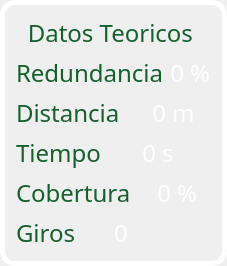
                  <widget class="QFrame" name="frame_8">
                   <property name="styleSheet">
                    <string notr="true">QFrame{
	border: 5px solid rgb(255, 255, 255);
	border-radius: 15px;
	color: rgb(186, 189, 182);
}
QFrame:hover{
  border: 5px solid #f9aa33;
}</string>
                   </property>
                   <property name="frameShape">
                    <enum>QFrame::StyledPanel</enum>
                   </property>
                   <property name="frameShadow">
                    <enum>QFrame::Raised</enum>
                   </property>
                   <layout class="QVBoxLayout" name="verticalLayout_6">
                    <item>
                     <widget class="QLabel" name="label_Datos_teoricos">
                      <property name="sizePolicy">
                       <sizepolicy hsizetype="Preferred" vsizetype="Preferred">
                        <horstretch>0</horstretch>
                        <verstretch>0</verstretch>
                       </sizepolicy>
                      </property>
                      <property name="font">
                       <font>
                        <family>Uroob</family>
                        <pointsize>18</pointsize>
                       </font>
                      </property>
                      <property name="styleSheet">
                       <string notr="true">border:none;
color: rgb(20, 97, 44);</string>
                      </property>
                      <property name="text">
                       <string>Datos Teoricos </string>
                      </property>
                      <property name="alignment">
                       <set>Qt::AlignCenter</set>
                      </property>
                     </widget>
                    </item>
                    <item>
                     <widget class="QFrame" name="frame_6">
                      <property name="styleSheet">
                       <string notr="true">border:none;</string>
                      </property>
                      <property name="frameShape">
                       <enum>QFrame::NoFrame</enum>
                      </property>
                      <property name="frameShadow">
                       <enum>QFrame::Raised</enum>
                      </property>
                      <layout class="QHBoxLayout" name="horizontalLayout_7">
                       <property name="spacing">
                        <number>0</number>
                       </property>
                       <property name="leftMargin">
                        <number>0</number>
                       </property>
                       <property name="topMargin">
                        <number>0</number>
                       </property>
                       <property name="rightMargin">
                        <number>0</number>
                       </property>
                       <property name="bottomMargin">
                        <number>0</number>
                       </property>
                       <item>
                        <widget class="QLabel" name="label_redundancia">
                         <property name="font">
                          <font>
                           <family>Uroob</family>
                           <pointsize>18</pointsize>
                          </font>
                         </property>
                         <property name="styleSheet">
                          <string notr="true">color: rgb(20, 97, 44);</string>
                         </property>
                         <property name="text">
                          <string>Redundancia</string>
                         </property>
                        </widget>
                       </item>
                       <item>
                        <widget class="QLabel" name="redundancia">
                         <property name="font">
                          <font>
                           <family>Uroob</family>
                           <pointsize>18</pointsize>
                          </font>
                         </property>
                         <property name="styleSheet">
                          <string notr="true">color: rgb(255, 255, 255);</string>
                         </property>
                         <property name="text">
                          <string> 0</string>
                         </property>
                         <property name="alignment">
                          <set>Qt::AlignRight|Qt::AlignTrailing|Qt::AlignVCenter</set>
                         </property>
                        </widget>
                       </item>
                       <item>
                        <widget class="QLabel" name="label_5">
                         <property name="font">
                          <font>
                           <family>Uroob</family>
                           <pointsize>18</pointsize>
                          </font>
                         </property>
                         <property name="styleSheet">
                          <string notr="true">
color: rgb(255, 255, 255);</string>
                         </property>
                         <property name="text">
                          <string> %</string>
                         </property>
                        </widget>
                       </item>
                      </layout>
                     </widget>
                    </item>
                    <item>
                     <widget class="QFrame" name="frame_3">
                      <property name="styleSheet">
                       <string notr="true">border:none;</string>
                      </property>
                      <property name="frameShape">
                       <enum>QFrame::NoFrame</enum>
                      </property>
                      <property name="frameShadow">
                       <enum>QFrame::Raised</enum>
                      </property>
                      <layout class="QHBoxLayout" name="horizontalLayout_5">
                       <property name="spacing">
                        <number>0</number>
                       </property>
                       <property name="leftMargin">
                        <number>0</number>
                       </property>
                       <property name="topMargin">
                        <number>0</number>
                       </property>
                       <property name="rightMargin">
                        <number>0</number>
                       </property>
                       <property name="bottomMargin">
                        <number>0</number>
                       </property>
                       <item>
                        <widget class="QLabel" name="lbDistancia">
                         <property name="sizePolicy">
                          <sizepolicy hsizetype="Preferred" vsizetype="Preferred">
                           <horstretch>0</horstretch>
                           <verstretch>0</verstretch>
                          </sizepolicy>
                         </property>
                         <property name="font">
                          <font>
                           <family>Uroob</family>
                           <pointsize>18</pointsize>
                          </font>
                         </property>
                         <property name="styleSheet">
                          <string notr="true">color: rgb(20, 97, 44);</string>
                         </property>
                         <property name="text">
                          <string>Distancia</string>
                         </property>
                        </widget>
                       </item>
                       <item>
                        <widget class="QLabel" name="distanciaTeorica">
                         <property name="font">
                          <font>
                           <family>Uroob</family>
                           <pointsize>18</pointsize>
                          </font>
                         </property>
                         <property name="layoutDirection">
                          <enum>Qt::LeftToRight</enum>
                         </property>
                         <property name="styleSheet">
                          <string notr="true">color: rgb(255, 255, 255);</string>
                         </property>
                         <property name="text">
                          <string>0</string>
                         </property>
                         <property name="alignment">
                          <set>Qt::AlignRight|Qt::AlignTrailing|Qt::AlignVCenter</set>
                         </property>
                        </widget>
                       </item>
                       <item>
                        <widget class="QLabel" name="label">
                         <property name="font">
                          <font>
                           <family>Uroob</family>
                           <pointsize>18</pointsize>
                          </font>
                         </property>
                         <property name="layoutDirection">
                          <enum>Qt::RightToLeft</enum>
                         </property>
                         <property name="styleSheet">
                          <string notr="true">color: rgb(255, 255, 255);</string>
                         </property>
                         <property name="text">
                          <string> m</string>
                         </property>
                         <property name="alignment">
                          <set>Qt::AlignLeading|Qt::AlignLeft|Qt::AlignVCenter</set>
                         </property>
                        </widget>
                       </item>
                      </layout>
                     </widget>
                    </item>
                    <item>
                     <widget class="QFrame" name="frame_4">
                      <property name="styleSheet">
                       <string notr="true">border:none;</string>
                      </property>
                      <property name="frameShape">
                       <enum>QFrame::NoFrame</enum>
                      </property>
                      <property name="frameShadow">
                       <enum>QFrame::Raised</enum>
                      </property>
                      <layout class="QHBoxLayout" name="horizontalLayout_6">
                       <property name="spacing">
                        <number>0</number>
                       </property>
                       <property name="leftMargin">
                        <number>0</number>
                       </property>
                       <property name="topMargin">
                        <number>0</number>
                       </property>
                       <property name="rightMargin">
                        <number>0</number>
                       </property>
                       <property name="bottomMargin">
                        <number>0</number>
                       </property>
                       <item>
                        <widget class="QLabel" name="lbTiempo">
                         <property name="sizePolicy">
                          <sizepolicy hsizetype="Preferred" vsizetype="Preferred">
                           <horstretch>0</horstretch>
                           <verstretch>0</verstretch>
                          </sizepolicy>
                         </property>
                         <property name="font">
                          <font>
                           <family>Uroob</family>
                           <pointsize>18</pointsize>
                          </font>
                         </property>
                         <property name="styleSheet">
                          <string notr="true">color: rgb(20, 97, 44);</string>
                         </property>
                         <property name="text">
                          <string>Tiempo</string>
                         </property>
                        </widget>
                       </item>
                       <item>
                        <widget class="QLabel" name="tiempoTeorico">
                         <property name="font">
                          <font>
                           <family>Uroob</family>
                           <pointsize>18</pointsize>
                          </font>
                         </property>
                         <property name="styleSheet">
                          <string notr="true">color: rgb(255, 255, 255);</string>
                         </property>
                         <property name="text">
                          <string>0</string>
                         </property>
                         <property name="alignment">
                          <set>Qt::AlignRight|Qt::AlignTrailing|Qt::AlignVCenter</set>
                         </property>
                        </widget>
                       </item>
                       <item>
                        <widget class="QLabel" name="label_2">
                         <property name="font">
                          <font>
                           <family>Uroob</family>
                           <pointsize>18</pointsize>
                          </font>
                         </property>
                         <property name="styleSheet">
                          <string notr="true">color: rgb(255, 255, 255);</string>
                         </property>
                         <property name="text">
                          <string> s</string>
                         </property>
                        </widget>
                       </item>
                      </layout>
                     </widget>
                    </item>
                    <item>
                     <widget class="QFrame" name="frame_5">
                      <property name="styleSheet">
                       <string notr="true">border:none;</string>
                      </property>
                      <property name="frameShape">
                       <enum>QFrame::NoFrame</enum>
                      </property>
                      <property name="frameShadow">
                       <enum>QFrame::Raised</enum>
                      </property>
                      <layout class="QHBoxLayout" name="horizontalLayout_4">
                       <property name="spacing">
                        <number>0</number>
                       </property>
                       <property name="leftMargin">
                        <number>0</number>
                       </property>
                       <property name="topMargin">
                        <number>0</number>
                       </property>
                       <property name="rightMargin">
                        <number>0</number>
                       </property>
                       <property name="bottomMargin">
                        <number>0</number>
                       </property>
                       <item>
                        <widget class="QLabel" name="label_cobertura">
                         <property name="font">
                          <font>
                           <family>Uroob</family>
                           <pointsize>18</pointsize>
                          </font>
                         </property>
                         <property name="styleSheet">
                          <string notr="true">color: rgb(20, 97, 44);</string>
                         </property>
                         <property name="text">
                          <string>Cobertura</string>
                         </property>
                        </widget>
                       </item>
                       <item>
                        <widget class="QLabel" name="cobertura">
                         <property name="font">
                          <font>
                           <family>Uroob</family>
                           <pointsize>18</pointsize>
                          </font>
                         </property>
                         <property name="styleSheet">
                          <string notr="true">color: rgb(255, 255, 255);</string>
                         </property>
                         <property name="text">
                          <string> 0</string>
                         </property>
                         <property name="alignment">
                          <set>Qt::AlignRight|Qt::AlignTrailing|Qt::AlignVCenter</set>
                         </property>
                        </widget>
                       </item>
                       <item>
                        <widget class="QLabel" name="unidadesCobertura">
                         <property name="font">
                          <font>
                           <family>Uroob</family>
                           <pointsize>18</pointsize>
                          </font>
                         </property>
                         <property name="styleSheet">
                          <string notr="true">color: rgb(255, 255, 255);</string>
                         </property>
                         <property name="text">
                          <string> %</string>
                         </property>
                         <property name="alignment">
                          <set>Qt::AlignLeading|Qt::AlignLeft|Qt::AlignVCenter</set>
                         </property>
                        </widget>
                       </item>
                      </layout>
                     </widget>
                    </item>
                    <item>
                     <widget class="QFrame" name="frame_11">
                      <property name="styleSheet">
                       <string notr="true">border:none;</string>
                      </property>
                      <property name="frameShape">
                       <enum>QFrame::StyledPanel</enum>
                      </property>
                      <property name="frameShadow">
                       <enum>QFrame::Raised</enum>
                      </property>
                      <layout class="QHBoxLayout" name="horizontalLayout_15">
                       <property name="spacing">
                        <number>0</number>
                       </property>
                       <property name="leftMargin">
                        <number>0</number>
                       </property>
                       <property name="topMargin">
                        <number>0</number>
                       </property>
                       <property name="rightMargin">
                        <number>0</number>
                       </property>
                       <property name="bottomMargin">
                        <number>0</number>
                       </property>
                       <item>
                        <widget class="QLabel" name="label_giros">
                         <property name="font">
                          <font>
                           <family>Uroob</family>
                           <pointsize>18</pointsize>
                          </font>
                         </property>
                         <property name="styleSheet">
                          <string notr="true">color: rgb(20, 97, 44);</string>
                         </property>
                         <property name="text">
                          <string>Giros</string>
                         </property>
                         <property name="alignment">
                          <set>Qt::AlignLeading|Qt::AlignLeft|Qt::AlignVCenter</set>
                         </property>
                        </widget>
                       </item>
                       <item>
                        <widget class="QLabel" name="label_cantidad_giros">
                         <property name="font">
                          <font>
                           <family>Uroob</family>
                           <pointsize>18</pointsize>
                          </font>
                         </property>
                         <property name="styleSheet">
                          <string notr="true">color: rgb(255, 255, 255);</string>
                         </property>
                         <property name="text">
                          <string>0</string>
                         </property>
                         <property name="alignment">
                          <set>Qt::AlignLeading|Qt::AlignLeft|Qt::AlignVCenter</set>
                         </property>
                        </widget>
                       </item>
                      </layout>
                     </widget>
                    </item>
                   </layout>
                  </widget>
